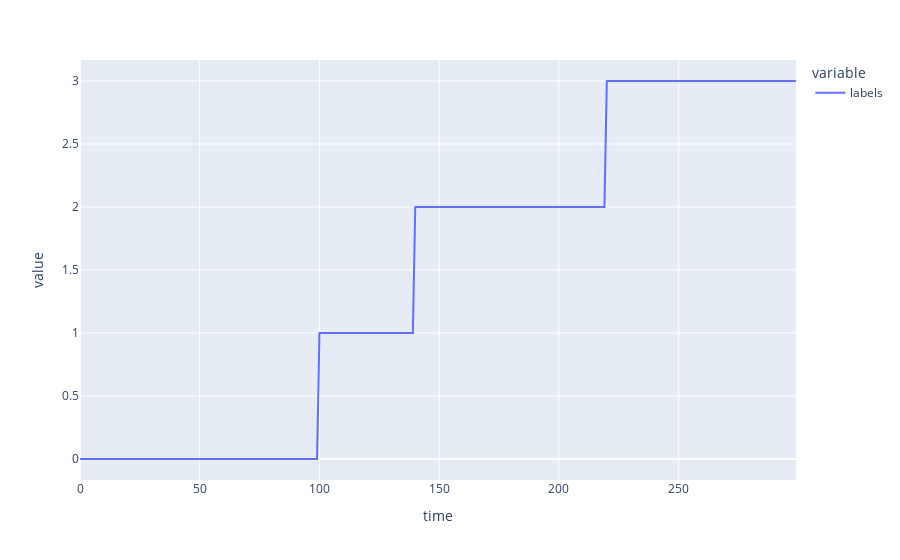

Source (notebook cell):
### Code cell
px.line(labels)

### Figure 1 — Plotly figure (JSON) as saved in the notebook; plotly's stock layout.template omitted (floating-point values rounded to 4 significant figures; data arrays with more than 128 entries replaced by an {"elided": "..."} marker saying what was removed)
{"data": [{"hovertemplate": "variable=labels<br>time=%{x}<br>value=%{y}<extra></extra>", "legendgroup": "labels", "line": {"color": "#636efa", "dash": "solid"}, "marker": {"symbol": "circle"}, "mode": "lines", "name": "labels", "orientation": "v", "showlegend": true, "type": "scatter", "x": {"elided": "300 int values"}, "xaxis": "x", "y": {"elided": "300 int values"}, "yaxis": "y"}], "layout": {"legend": {"title": {"text": "variable"}, "tracegroupgap": 0}, "margin": {"t": 60}, "xaxis": {"anchor": "y", "domain": [0, 1], "title": {"text": "time"}}, "yaxis": {"anchor": "x", "domain": [0, 1], "title": {"text": "value"}}}}
